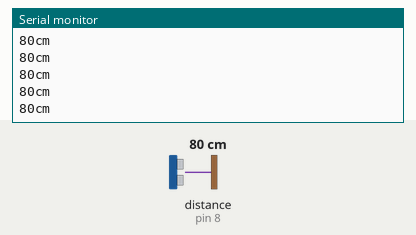
Recording of a sketch running on a simulated Arduino Uno, built with avr-gcc and run on an emulated ATmega328P. Parts: the last lines printed to the serial monitor. Wiring (inferred from the names in the program): ultrasonic range finder: trigger pin 7; echo pin 8. The inputs (shaded band) are chosen by the test bench; at power-on: distance to the obstacle (sensor on pin 8) 80 cm. The echo pulse lasts 58.3 µs per cm.

Above: at 1.2 s.
1.3 s: distance to the obstacle (sensor on pin 8) set to 2 cm
At 1.48 s:
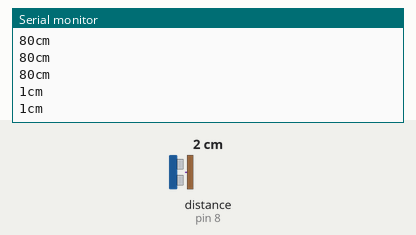
2.8 s: distance to the obstacle (sensor on pin 8) set to 120 cm
At 2.89 s:
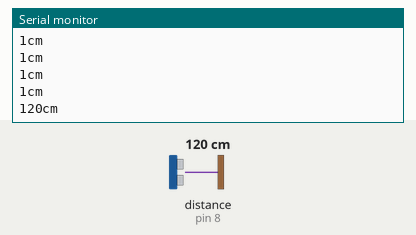
Timing chart, 0 to 5.8 s (numbered marks = the images above; inputs shaded):
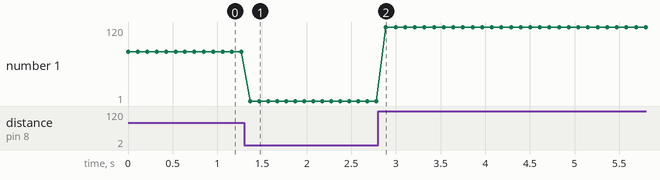

Measured:
- after the input at 1.3 s, the serial monitor: prints a new line after 0.07 s (image 1)
- after the input at 2.8 s, the serial monitor: prints a new line after 0.09 s (image 2)
- plotted number 1: 80 → 1 after the input at 1.3 s, 1 → 120 after the input at 2.8 s

The sketch:

ultrasonic.ino
```cpp
const int trig = 7;
const int echo=8;

void setup() {
  Serial.begin(9600);
  pinMode(trig,OUTPUT);
  pinMode(echo,INPUT);
}

void loop() {
  long duration, cm;

  digitalWrite(trig, LOW);
  delayMicroseconds(2);
  digitalWrite(trig, HIGH);
  delayMicroseconds(10);
  digitalWrite(trig, LOW);

  duration = pulseIn(echo, HIGH);
  cm = microsecondsToCentimeters(duration);

  Serial.print(cm);
  Serial.print("cm");
  Serial.println();

  delay(100);
}

long microsecondsToInches(long microseconds) {
  return microseconds / 74 / 2;
}

long microsecondsToCentimeters(long microseconds) {
  return microseconds / 29 / 2;
}
```
